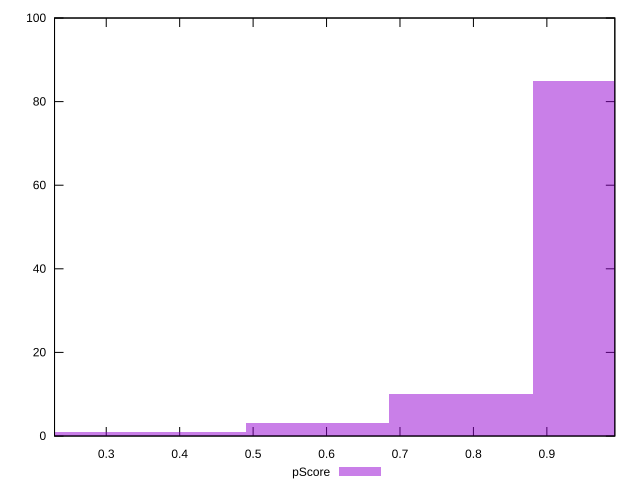

Write gnuplot code to recreate this figure.
reset

$pScore <<EOF
0.19591358727929245 1
0.9795679363964622 85
0.7836543491171698 10
0.5877407618378774 3
0.3918271745585849 1
EOF

set key outside below
set boxwidth 0.19591358727929245
set xrange [0.22959253237015986:0.9925436948752745]
set yrange [0:100]
set trange [0:100]
set style fill transparent solid 0.5 noborder
set terminal svg size 640, 490 enhanced background rgb 'white'
set output "report_00013_2021-02-09T12-04-24.940Z/speed-index/samples/pages+cached+noadtech/pScore/histogram.svg"

plot $pScore title "pScore" with boxes

reset
